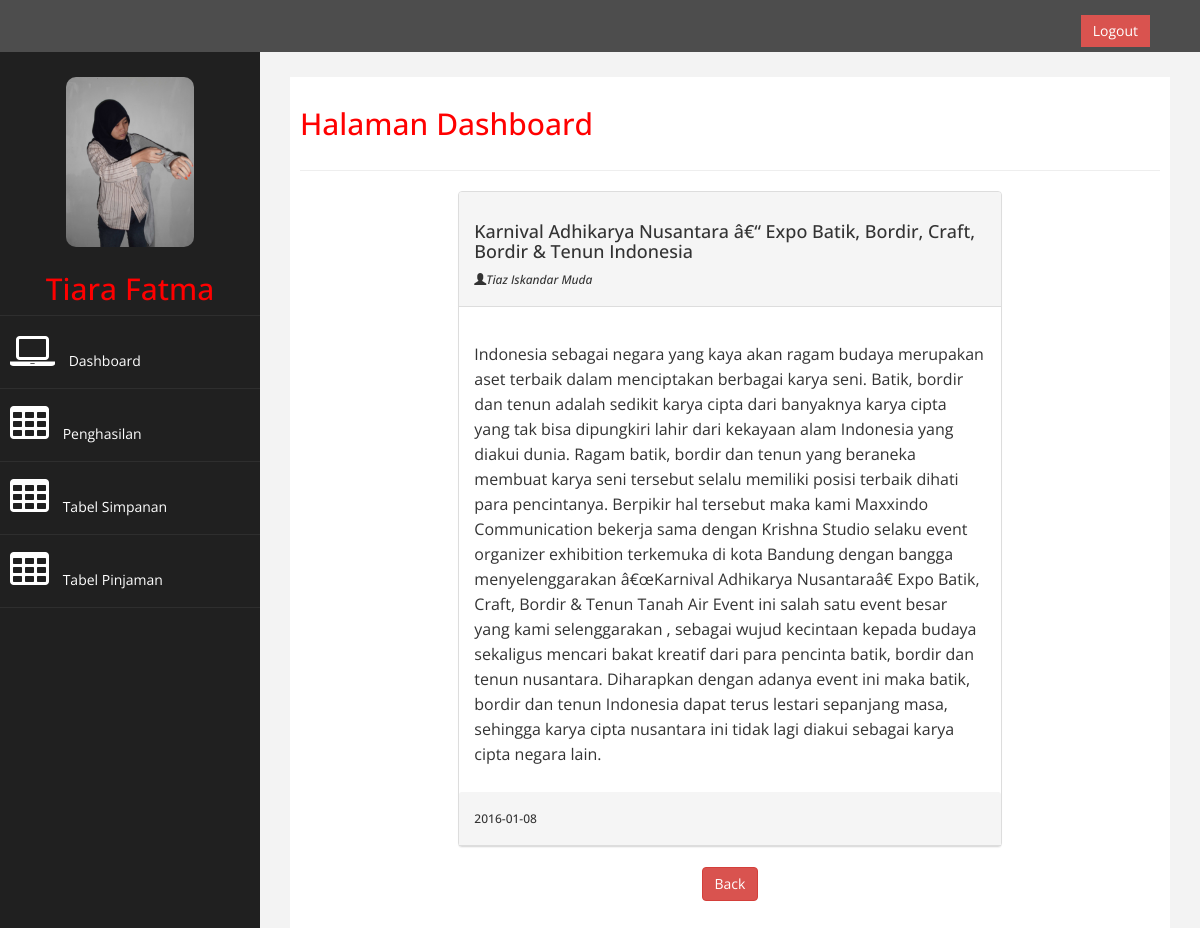
Screenshot of /admin/index.php?p=detailPengumuman&id=6 (signed in) with the database file from the repository.
### tables this page shows
CREATE TABLE IF NOT EXISTS `addanggota` (
  `id` int(11) NOT NULL AUTO_INCREMENT,
  `nama` varchar(30) NOT NULL,
  `tempat` varchar(20) NOT NULL,
  `tanggal` date NOT NULL,
  `alamat` varchar(254) NOT NULL,
  `telepon` varchar(15) NOT NULL,
  `email` varchar(50) NOT NULL,
  `kdpos` int(5) NOT NULL,
  `agama` varchar(10) NOT NULL,
  `sex` varchar(15) NOT NULL,
  `foto` text NOT NULL,
  `username` varchar(50) NOT NULL,
  `password` varchar(254) NOT NULL,
  `status` varchar(50) NOT NULL,
  `idKop` varchar(8) NOT NULL,
  PRIMARY KEY (`id`)
);

CREATE TABLE IF NOT EXISTS `pengumuman` (
  `id` int(11) NOT NULL AUTO_INCREMENT,
  `judul` varchar(100) NOT NULL,
  `isi` text NOT NULL,
  `author` varchar(100) NOT NULL,
  `date` date NOT NULL,
  PRIMARY KEY (`id`)
);

### lib/connection.php (called while the page is built)
<?php
class Connection {
	function __construct (){
		$host='localhost';
		$data='gkbi_db';
		$user='root';
		$pass='';
		try{
			$this->DBH = new PDO ("mysql:dbname=$data; host=$host;",$user, $pass);
		}catch(PDOException $e){
			echo $e->getMessage();
		}
	}
}
?>

### lib/function.php (called while the page is built, shortened)
<?php
include "connection.php";
	class fungsiku extends Connection {
		function getData($id){
			$stmt = $this->DBH->prepare('select * from addAnggota where id=?');
			$stmt->execute(array($id));
			return $stmt->fetch();
		}
		function EditPengumuman($id){
			$stmt = $this->DBH->prepare('select * from pengumuman where id=?');
			$stmt->execute(array($id));
			return $stmt->fetch();
		}
	}
	    $con = new fungsiku();
?>

### admin/inc/detailPengumuman.php (the view)
<?php
   require_once "../lib/function.php";
       $data=$con->EditPengumuman($_GET['id']);
?>
       <div id="page-wrapper" >
           <div id="page-inner">
               <div class="row">
                   <div class="col-md-12">
                    <h2>Halaman Dashboard</h2>
                   </div>
               </div>
                 <hr />
                   <div class="col-md-2">
                   </div>
                   <div class="col-md-8">
                       <div class="panel panel-default">
                           <div class="panel-heading">
                               <h4><?php echo $data['judul']; ?></h4>
                               <h6><i class="glyphicon glyphicon-user"></i><em><?php echo $data['author'] ?></em></h6>
                           </div>
                           <div class="panel-body">
                               <p>
                                   <?php echo $data['isi']; ?>
                               </p>
                           </div>
                           <div class="panel-heading">
                               <h6><?php echo $data['date']; ?></h6>
                           </div>
                       </div>
                       <center><button class="btn btn-danger" onClick="history.go(-1)">Back</button></center>
                   </div>
           </div>
       </div>

### admin/inc/mainMenu.php (shortened to what this page needs)
<?php
    require_once "../lib/function.php";
    $id=$_COOKIE['id'];
    $data=$con->getData($id);
?>
          <nav class="navbar-default navbar-side" role="navigation">
            <div class="sidebar-collapse">
                <ul class="nav" id="main-menu">
					<li class="text-center">
						<img src="inc/photo/<?php echo $data['foto']; ?>" class="user-image img-responsive"/>
						<?php echo "<h2>$_COOKIE[nama]</h2>"; ?>
					</li>
					<?php if ($_COOKIE['status']=='Super Admin'){ ?>
                    <li>
                        <a href="index.php?p=home"><i class="fa fa-laptop fa-3x"></i> Dashboard</a>
                    </li>
                    <li>
                        <a href="index.php?p=pengumuman"><i class="fa fa-warning fa-3x"></i> Pengumuman</a>
                    </li>
                    <li>
                        <a href="index.php?p=addProduk"><i class="fa fa-cloud fa-3x"></i> Produk</a>
                    </li>
					<li>
							<a href="#"><i class="fa fa-sitemap fa-3x"></i> Data Admin<span class="fa arrow"></span></a>
                                <ul class="nav nav-third-level">
                                    <li>
                                        <a href="index.php?p=addAdmin">Tambah Admin</a>
                                    </li>
                                    <li>
                                        <a href="index.php?p=tAdmin">Table Admin</a>
                                    </li>
                                </ul>
                            </li>
                            <li>
                                <a href="#"><i class="fa fa-sitemap fa-3x"></i> Data Koperasi<span class="fa arrow"></span></a>
                                <ul class="nav nav-third-level">
                                    <li>
                                        <a href="index.php?p=addKoperasi">Tambah Koperasi</a>
                                    </li>
                                    <li>
                                        <a href="index.php?p=tKoperasi">Daftar Koperasi</a>
                                    </li>
                                </ul>
                            </li>
                    <?php
                        }else if ($_COOKIE['status']=='Anggota'){
                     ?>
                    <li>
                        <a href="index.php?p=home"><i class="fa fa-laptop fa-3x"></i> Dashboard</a>
                    </li>
                    <li>
                        <a href="index.php?p=penghasilan"><i class="fa fa-table fa-3x"></i> Penghasilan</a>
                    </li>
                    <li>
                        <a href="index.php?p=simpananAnggota"><i class="fa fa-table fa-3x"></i> Tabel Simpanan</a>
                    </li>
                    <li>
                        <a href="index.php?p=tPinjaman"><i class="fa fa-table fa-3x"></i> Tabel Pinjaman</a>
                    </li>
                    <?php
                        }
                    ?>
                </ul>
            </div>
        </nav>

### admin/assets/css/custom.css (style rules this page uses)
body { font-family: 'Open Sans', sans-serif; }
#page-wrapper { padding: 15px 15px; min-height: 600px; background:#F3F3F3; }
#page-inner { width:100%; margin:10px 20px 10px 0px; background-color:#fff!important; padding:10px; min-height:1200px; }
.text-center { text-align:center; }
h2 { color: #f00; }
h4 { padding-top:10px; }
p { font-size:16px; line-height:25px; padding-top:20px; }
.user-image { margin: 25px auto; -webkit-border-radius: 10px; -moz-border-radius: 10px; border-radius: 10px; max-height:170px; max-width:170px; }
.sidebar-collapse , .sidebar-collapse .nav { background:none; }
.sidebar-collapse .nav { padding:0; }
.sidebar-collapse .nav > li > a { color:#fff; background:#202020; text-shadow:none; }
.sidebar-collapse > .nav > li > a { padding:15px 10px; }
.sidebar-collapse > .nav > li { border-bottom: 1px solid rgba(107, 108, 109, 0.19); }
.navbar-side { border:none; background-color: #202020; }
.navbar-default { border:0px solid black; }
.nav > li > a > i { margin-right:10px; }
@media (min-width:768px) { #page-wrapper { margin: 0 0 0 260px; padding: 15px 30px; min-height: 1200px; } }
@media (min-width:768px) { .navbar-side { z-index: 1; position: absolute; width: 260px; } }

### rows the page displays
addanggota: foto (picture)
pengumuman: judul "Karnival Adhikarya Nusantara â€“ Expo Batik, Bordir, Craft, Bordir & Tenun Indonesia", author "Tiaz Iskandar Muda", isi "Indonesia sebagai negara yang kaya akan ragam budaya merupakan aset terbaik dalam menciptakan berbagai karya seni. Batik, bordir dan tenun adalah sedikit karya cipta dari banyaknya karya cipta yang tak bisa dipungkiri lahir dari kekayaan alam Indonesia yang diakui dunia. Ragam batik, bordir dan tenun yang beraneka membuat karya seni tersebut selalu memiliki posisi terbaik dihati para pencintanya. Berpikir hal tersebut maka kami Maxxindo Communication bekerja sama dengan Krishna Studio selaku event organizer exhibition terkemuka di kota Bandung dengan bangga menyelenggarakan â€œKarnival Adhikarya Nusantaraâ€ Expo Batik, Craft, Bordir & Tenun Tanah Air Event ini salah satu event besar yang…", date "2016-01-08"

### other values shown
$_COOKIE[nama] "Tiara Fatma"
